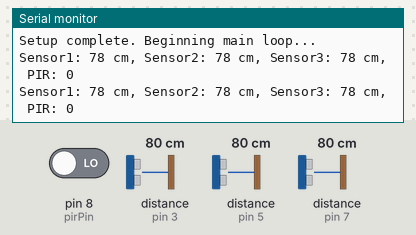
This sketch was run on a simulated Arduino Uno, built with avr-gcc and run on an emulated ATmega328P. On the bench: the last lines printed to the serial monitor. Wiring (inferred from the names in the program): 3 × ultrasonic range finder: trigger pin 2, echo pin 3 / trigger pin 4, echo pin 5 / trigger pin 6, echo pin 7. The inputs (shaded band) are chosen by the test bench; at power-on: distance to the obstacle (sensors on pin 3, pin 5, pin 7) 80 cm, pin 8 (pirPin) LOW. The echo pulse lasts 58.3 µs per cm; the modem accepts every AT command (registered, SIM ready, sends succeed) and sends nothing else.

Above: at 5.2 s.
5.3 s: distance to the obstacle (sensor on pin 3) set to 34 cm
At 6.6 s:
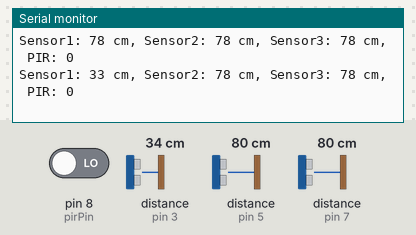
6.8 s: distance to the obstacle (sensor on pin 3) set to 27 cm
At 8.1 s:
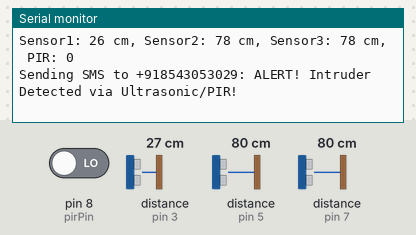
Timing chart, 0 to 9.8 s (numbered marks = the images above; inputs shaded):
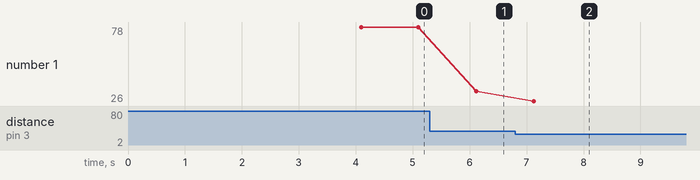

The sketch:

4ULTRA_SONIC_AND_ONE_PIR_SIM800L_AND_ARDUINO.ino
```cpp
#include <SoftwareSerial.h>

// -----------------------------
// GSM Configuration
// -----------------------------
const int GSM_RX_PIN = 9;   // Arduino RX (connect to SIM800L TX)
const int GSM_TX_PIN = 10;  // Arduino TX (connect to SIM800L RX)
SoftwareSerial gsmSerial(GSM_RX_PIN, GSM_TX_PIN);

// -----------------------------
// Ultrasonic Sensor Pins
// -----------------------------
const int trigPin1 = 2;
const int echoPin1 = 3;

const int trigPin2 = 4;
const int echoPin2 = 5;

const int trigPin3 = 6;
const int echoPin3 = 7;

// -----------------------------
// PIR Sensor Pin
// -----------------------------
const int pirPin = 8;  // Digital input from PIR sensor

// -----------------------------
// Distance Threshold for Ultrasonic
// -----------------------------
long distanceThreshold = 30;  // cm

// -----------------------------
// Phone Number for Alerts
// -----------------------------
String alertPhoneNumber = "+918543053029"; // Use correct format with '+'

// -----------------------------
// SETUP
// -----------------------------
void setup() {
  Serial.begin(9600);      // Debugging serial
  gsmSerial.begin(9600);   // GSM Serial (make sure SIM800L is set to same baud)

  // Set up ultrasonic pins
  pinMode(trigPin1, OUTPUT);
  pinMode(echoPin1, INPUT);

  pinMode(trigPin2, OUTPUT);
  pinMode(echoPin2, INPUT);

  pinMode(trigPin3, OUTPUT);
  pinMode(echoPin3, INPUT);

  // Set up PIR pin
  pinMode(pirPin, INPUT);  // Typical PIR output goes HIGH on detection

  // Initialize GSM
  initGSMModule();

  Serial.println("Setup complete. Beginning main loop...");
}

// -----------------------------
// Main Loop
// -----------------------------
void loop() {
  // Read ultrasonic distances
  long distance1 = getDistanceCM(trigPin1, echoPin1);
  long distance2 = getDistanceCM(trigPin2, echoPin2);
  long distance3 = getDistanceCM(trigPin3, echoPin3);

  // Read PIR sensor
  int pirState = digitalRead(pirPin);

  // Debug prints
  Serial.print("Sensor1: "); Serial.print(distance1); Serial.print(" cm, ");
  Serial.print("Sensor2: "); Serial.print(distance2); Serial.print(" cm, ");
  Serial.print("Sensor3: "); Serial.print(distance3); Serial.print(" cm, ");
  Serial.print("PIR: "); Serial.println(pirState);

  // Check if any ultrasonic sensor detects object < threshold
  bool ultrasonicTriggered = (
    (distance1 > 0 && distance1 < distanceThreshold) ||
    (distance2 > 0 && distance2 < distanceThreshold) ||
    (distance3 > 0 && distance3 < distanceThreshold)
  );

  // Check if PIR sensor is triggered
  bool pirTriggered = (pirState == HIGH);

  // If either ultrasonic or PIR triggered
  if (ultrasonicTriggered || pirTriggered) {
    // Send an SMS alert
    sendSMS(alertPhoneNumber, "ALERT! Intruder Detected via Ultrasonic/PIR!");

    // Wait some seconds to avoid spamming multiple SMS
    delay(5000);
  }

  // Small delay before next reading
  delay(1000);
}

// -----------------------------
// Initialize the GSM module
// -----------------------------
void initGSMModule() {
  delay(1000);

  // Basic "AT" check
  gsmSerial.println("AT");
  delay(1000);

  // Optional: enable caller ID
  gsmSerial.println("AT+CLIP=1");
  delay(1000);

  // Set SMS to text mode
  gsmSerial.println("AT+CMGF=1");
  delay(1000);

  // Optional: delete all old SMS
  // gsmSerial.println("AT+CMGD=1,4");
  // delay(1000);

  Serial.println("GSM Module initialized.");
}

// -----------------------------
// Send SMS Function
// -----------------------------
void sendSMS(String number, String message) {
  Serial.println("Sending SMS to " + number + ": " + message);

  gsmSerial.print("AT+CMGS=\"");
  gsmSerial.print(number);
  gsmSerial.println("\"");
  delay(1000);  // Wait for '>' prompt

  gsmSerial.print(message);
  delay(500);

  // Ctrl+Z to finalize the SMS
  gsmSerial.write(26);
  delay(2000); // wait for SMS to send

  Serial.println("SMS sent (or attempted)...");
}

// -----------------------------
// Get Distance from Ultrasonic
// -----------------------------
long getDistanceCM(int trigPin, int echoPin) {
  // Clear trigger
  digitalWrite(trigPin, LOW);
  delayMicroseconds(2);

  // Trigger the sensor (HIGH for 10 microseconds)
  digitalWrite(trigPin, HIGH);
  delayMicroseconds(10);
  digitalWrite(trigPin, LOW);

  // Read echo pulse width (microseconds)
  long duration = pulseIn(echoPin, HIGH);

  // Convert to distance (cm):
  // Speed of sound ~34300 cm/s => distance = (duration * 0.034)/2
  long distanceCm = duration * 0.034 / 2;
  return distanceCm;
}
```

Measured:
- the behaviour switches between 31 and 30 cm on distance to the obstacle (sensor on pin 3) (found by bisection; images 1 and 2)
- after the input at 5.3 s, the serial monitor: prints a new line after 0.82 s (image 1)
- after the input at 6.8 s, the serial monitor: prints a new line after 0.33 s (image 2)
- plotted number 1: 78 → 33 after the input at 5.3 s, 33 → 26 after the input at 6.8 s
